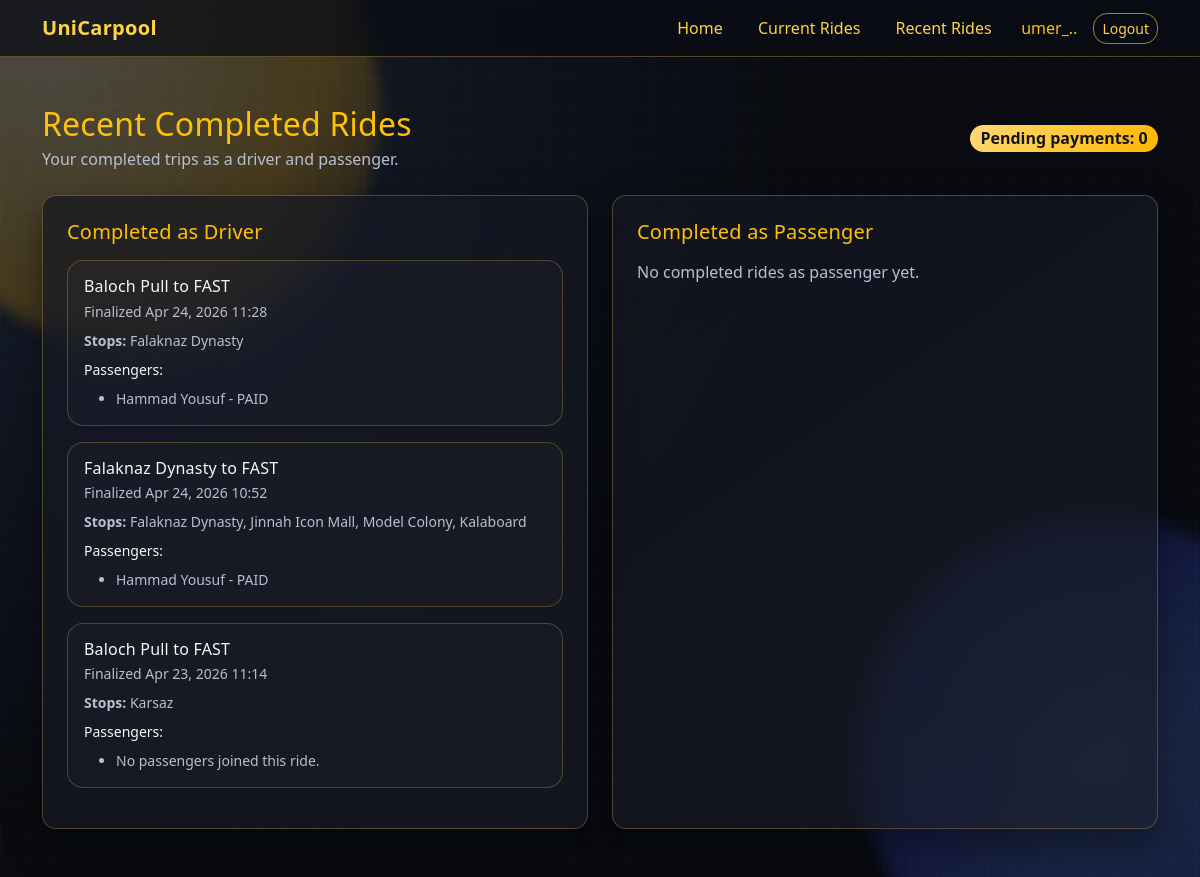
/rides/recent/ (signed in), run on the app's committed database.
### rides/models.py (models this page shows, shortened)
class Ride(models.Model):
	class Status(models.TextChoices):
		OPEN = "OPEN", "Open"
		ACTIVE = "ACTIVE", "Active"
		FINALIZED = "FINALIZED", "Finalized"
	driver = models.ForeignKey(User, on_delete=models.CASCADE, related_name="driven_rides")
	origin = models.CharField(max_length=120)
	destination = models.CharField(max_length=120)
	departure_time = models.DateTimeField()
	pickup_point = models.CharField(max_length=120)
	seats_total = models.PositiveIntegerField(default=1)
	seats_available = models.PositiveIntegerField(default=1)
	fare_per_seat = models.DecimalField(max_digits=7, decimal_places=2)
	notes = models.TextField(blank=True)
	status = models.CharField(max_length=16, choices=Status.choices, default=Status.OPEN)
	finalized_at = models.DateTimeField(null=True, blank=True)
	created_at = models.DateTimeField(auto_now_add=True)
	updated_at = models.DateTimeField(auto_now=True)
	class Meta:
		ordering = ["departure_time", "-created_at"]
	@property
	def pickup_locations(self):
		stops = list(self.pickup_stops.order_by("stop_order").values_list("location", flat=True))
		if stops:
			return stops
		return [self.pickup_point]

class RideParticipant(models.Model):
	class PaymentStatus(models.TextChoices):
		PENDING = "PENDING", "Pending"
		PAID = "PAID", "Paid"
	ride = models.ForeignKey(Ride, on_delete=models.CASCADE, related_name="participants")
	user = models.ForeignKey(User, on_delete=models.CASCADE, related_name="joined_rides")
	contact_number = models.CharField(max_length=20)
	pickup_location = models.CharField(max_length=120)
	payment_status = models.CharField(
		max_length=12,
		choices=PaymentStatus.choices,
		default=PaymentStatus.PENDING,
	)
	paid_at = models.DateTimeField(null=True, blank=True)
	joined_at = models.DateTimeField(auto_now_add=True)
	class Meta:
		unique_together = ("ride", "user")
		ordering = ["joined_at"]

### rides/views.py (the view)
# urls.py: path("rides/recent/", views.recent_rides_view, name="recent_rides"),
@login_required
def recent_rides_view(request):
	completed_as_driver = (
		Ride.objects.filter(driver=request.user, status=Ride.Status.FINALIZED)
		.prefetch_related("participants__user", "pickup_stops")
		.order_by("-finalized_at")
	)
	completed_as_passenger = (
		RideParticipant.objects.select_related("ride", "ride__driver")
		.prefetch_related("ride__pickup_stops")
		.filter(user=request.user, ride__status=Ride.Status.FINALIZED)
		.order_by("-ride__finalized_at")
	)
	pending_payment_count = completed_as_passenger.filter(
		payment_status=RideParticipant.PaymentStatus.PENDING
	).count()
	return render(
		request,
		"rides/recent_rides.html",
		{
			"completed_as_driver": completed_as_driver,
			"completed_as_passenger": completed_as_passenger,
			"pending_payment_count": pending_payment_count,
		},
	)

### templates/rides/recent_rides.html
{% extends 'base.html' %}
{% block content %}
<div class="d-flex flex-column flex-md-row justify-content-between align-items-md-center gap-3 mb-4">
    <div>
        <h1 class="h2 text-warning mb-1">Recent Completed Rides</h1>
        <p class="text-secondary mb-0">Your completed trips as a driver and passenger.</p>
    </div>
    <span class="badge text-bg-warning fs-6">Pending payments: {{ pending_payment_count }}</span>
</div>
<div class="row g-4">
    <div class="col-xl-6">
        <section class="card shell-card p-4 h-100">
            <h2 class="h5 text-warning mb-3">Completed as Driver</h2>
            {% for ride in completed_as_driver %}
                <article class="inner-panel p-3 mb-3">
                    <h3 class="h6 mb-1">{{ ride.origin }} to {{ ride.destination }}</h3>
                    <p class="small text-secondary mb-2">Finalized {{ ride.finalized_at|date:'M d, Y H:i' }}</p>
                    <p class="small text-secondary mb-2"><strong>Stops:</strong> {% for stop in ride.pickup_locations %}{{ stop }}{% if not forloop.last %}, {% endif %}{% endfor %}</p>
                    <p class="small mb-2">Passengers:</p>
                    <ul class="small text-secondary mb-0">
                        {% for participant in ride.participants.all %}
                            <li>
                                {{ participant.user.get_full_name|default:participant.user.username }}
                                - {{ participant.payment_status }}
                            </li>
                        {% empty %}
                            <li>No passengers joined this ride.</li>
                        {% endfor %}
                    </ul>
                </article>
            {% empty %}
                <p class="text-secondary mb-0">No completed rides as driver yet.</p>
            {% endfor %}
        </section>
    </div>
    <div class="col-xl-6">
        <section class="card shell-card p-4 h-100">
            <h2 class="h5 text-warning mb-3">Completed as Passenger</h2>
            {% for entry in completed_as_passenger %}
                <article class="inner-panel p-3 mb-3">
                    <h3 class="h6 mb-1">{{ entry.ride.origin }} to {{ entry.ride.destination }}</h3>
                    <ul class="list-unstyled small text-secondary mb-3">
                        <li><strong>Driver:</strong> {{ entry.ride.driver.get_full_name|default:entry.ride.driver.username }}</li>
                        <li><strong>Fare:</strong> ${{ entry.ride.fare_per_seat }}</li>
                        <li><strong>Stops:</strong> {% for stop in entry.ride.pickup_locations %}{{ stop }}{% if not forloop.last %}, {% endif %}{% endfor %}</li>
                        <li><strong>Status:</strong> {{ entry.payment_status }}</li>
                    </ul>
                    {% if entry.payment_status == 'PENDING' %}
                        <form method="post" action="{% url 'rides:simulate_payment' entry.ride.id %}">
                            {% csrf_token %}
                            <button class="btn btn-outline-warning btn-sm" type="submit">Simulate Payment</button>
                        </form>
                    {% else %}
                        <span class="badge text-bg-success">Paid at {{ entry.paid_at|date:'M d, Y H:i' }}</span>
                    {% endif %}
                </article>
            {% empty %}
                <p class="text-secondary mb-0">No completed rides as passenger yet.</p>
            {% endfor %}
        </section>
    </div>
</div>
{% endblock %}

### templates/base.html (shortened to what this page needs)
{% load static %}
<!doctype html>
<html lang="en">
<head>
    <link href="https://cdn.jsdelivr.net/npm/bootstrap@5.3.3/dist/css/bootstrap.min.css" rel="stylesheet">
    <link href="{% static 'css/theme.css' %}" rel="stylesheet">
</head>
<body>
<div class="background-shell" aria-hidden="true">
    <span class="bg-blob blob-1"></span>
    <span class="bg-blob blob-2"></span>
    <span class="bg-grid"></span>
</div>
<nav class="navbar navbar-expand-lg navbar-dark nav-shell border-bottom border-warning-subtle">
    <div class="container">
        <a class="navbar-brand fw-semibold" href="{% url 'rides:home' %}">UniCarpool</a>
        <div class="collapse navbar-collapse" id="mainNav">
            <ul class="navbar-nav ms-auto align-items-lg-center gap-lg-2">
                {% if user.is_authenticated %}
                    <li class="nav-item"><a class="nav-link" href="{% url 'rides:home' %}">Home</a></li>
                    <li class="nav-item"><a class="nav-link" href="{% url 'rides:current_rides' %}">Current Rides</a></li>
                    <li class="nav-item"><a class="nav-link" href="{% url 'rides:recent_rides' %}">Recent Rides</a></li>
                    <li class="nav-item text-warning fw-medium px-2">{{ user.username }}</li>
                    <li class="nav-item">
                        <form method="post" action="{% url 'logout' %}">
                            <button class="btn btn-outline-warning btn-sm" type="submit">Logout</button>
                        </form>
                    </li>
                {% else %}
                    <li class="nav-item"><a class="nav-link" href="{% url 'login' %}">Login</a></li>
                    <li class="nav-item"><a class="btn btn-warning btn-sm" href="{% url 'rides:signup' %}">Create account</a></li>
                {% endif %}
            </ul>
        </div>
    </div>
</nav>
<main class="container py-4 py-md-5 main-shell">
    {% block content %}{% endblock %}
</main>
</body>
</html>

### static/css/theme.css (style rules this page uses)
:root { --bg: #090b10; --panel: rgba(20, 23, 33, 0.72); --panel-soft: rgba(28, 31, 44, 0.58); --text: #f4f7ff; --muted: #b8bfd2; --accent: #ffd249; --accent-soft: #ffb700; --border: rgba(255, 210, 73, 0.26); --shadow: 0 16px 38px rgba(3, 5, 12, 0.45); }
body { background: radial-gradient(circle at 0% 0%, #182032 0%, #090b10 55%); color: var(--text); min-height: 100vh; font-feature-settings: "ss01" 1, "cv11" 1; }
.background-shell { position: fixed; inset: 0; overflow: hidden; z-index: -1; pointer-events: none; }
.bg-blob { position: absolute; width: 480px; height: 480px; border-radius: 999px; filter: blur(8px); opacity: 0.22; }
.blob-1 { background: radial-gradient(circle at 30% 30%, #ffe48d 0, #ffb100 60%, transparent 100%); top: -130px; left: -100px; animation: floatOne 14s ease-in-out infinite; }
.blob-2 { background: radial-gradient(circle at 50% 50%, #65a3ff 0, #3c56f2 65%, transparent 100%); right: -140px; bottom: -120px; animation: floatTwo 16s ease-in-out infinite; }
.bg-grid { position: absolute; inset: 0; background-image: linear-gradient(rgba(255, 255, 255, 0.02) 1px, transparent 1px), linear-gradient(90deg, rgba(255, 255, 255, 0.02) 1px, transparent 1px); background-size: 26px 26px; }
.nav-shell { background: rgba(10, 12, 20, 0.75); backdrop-filter: blur(12px); }
.navbar-brand { letter-spacing: 0.3px; }
.nav-link { border-radius: 999px; padding-inline: 0.85rem !important; }
.shell-card { background: linear-gradient(145deg, var(--panel) 0%, var(--panel-soft) 100%); backdrop-filter: blur(14px); color: var(--text); border: 1px solid var(--border); border-radius: 20px; box-shadow: var(--shadow); }
.inner-panel { background: rgba(255, 255, 255, 0.02); border: 1px solid rgba(255, 210, 73, 0.24); border-radius: 16px; }
.main-shell { position: relative; }
.card, .btn, .form-control, .form-select, .badge, .alert { border-radius: 14px; }
.text-secondary { color: var(--muted) !important; }
.h2, .h3, .h4, .h5, .h6 { letter-spacing: 0.2px; }
a:not(.btn), .link-warning { color: var(--accent) !important; text-decoration: none; }
.btn-outline-warning { color: var(--accent); border-color: rgba(255, 210, 73, 0.6); transition: transform 0.2s ease, box-shadow 0.2s ease; }
.badge.text-bg-warning { color: #141414 !important; background: linear-gradient(120deg, #ffd971 0%, #ffb700 100%) !important; }
.border-warning-subtle { border-color: rgba(255, 210, 73, 0.3) !important; }

### data on the page
Ride: origin "Baloch Pull", destination "FAST", finalized_at "Apr 24, 2026 11:28", pickup_locations "Falaknaz Dynasty"
RideParticipant: user.get_full_name "Hammad Yousuf", payment_status "PAID"
Ride: origin "Falaknaz Dynasty", destination "FAST", finalized_at "Apr 24, 2026 10:52", pickup_locations "Falaknaz Dynasty" "Jinnah Icon Mall" "Model Colony" "Kalaboard"
RideParticipant: user.get_full_name "Hammad Yousuf", payment_status "PAID"
Ride: origin "Baloch Pull", destination "FAST", finalized_at "Apr 23, 2026 11:14", pickup_locations "Karsaz"

### other printed values
{{ user.username }} "umer_.."
{{ pending_payment_count }} "0"
